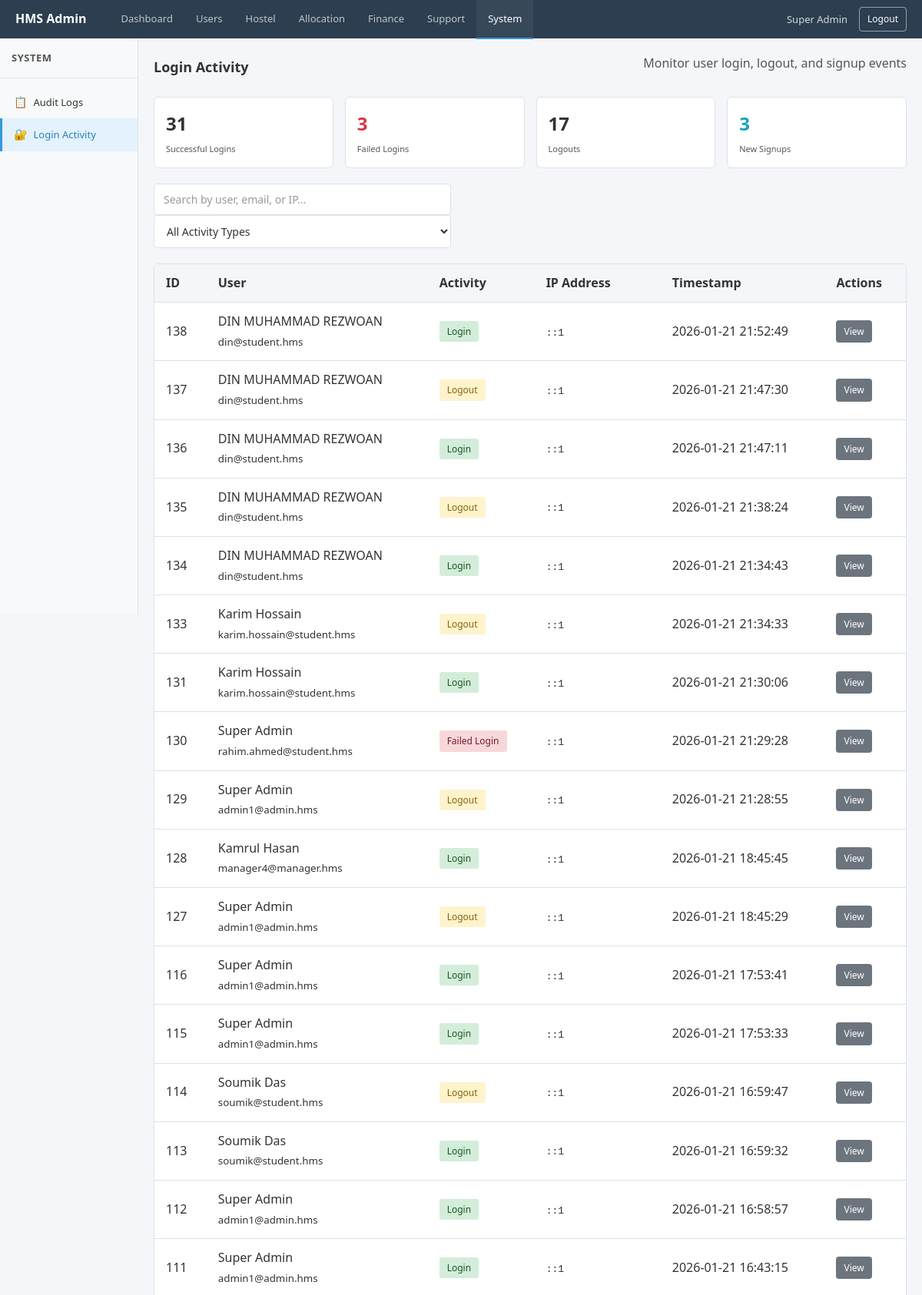
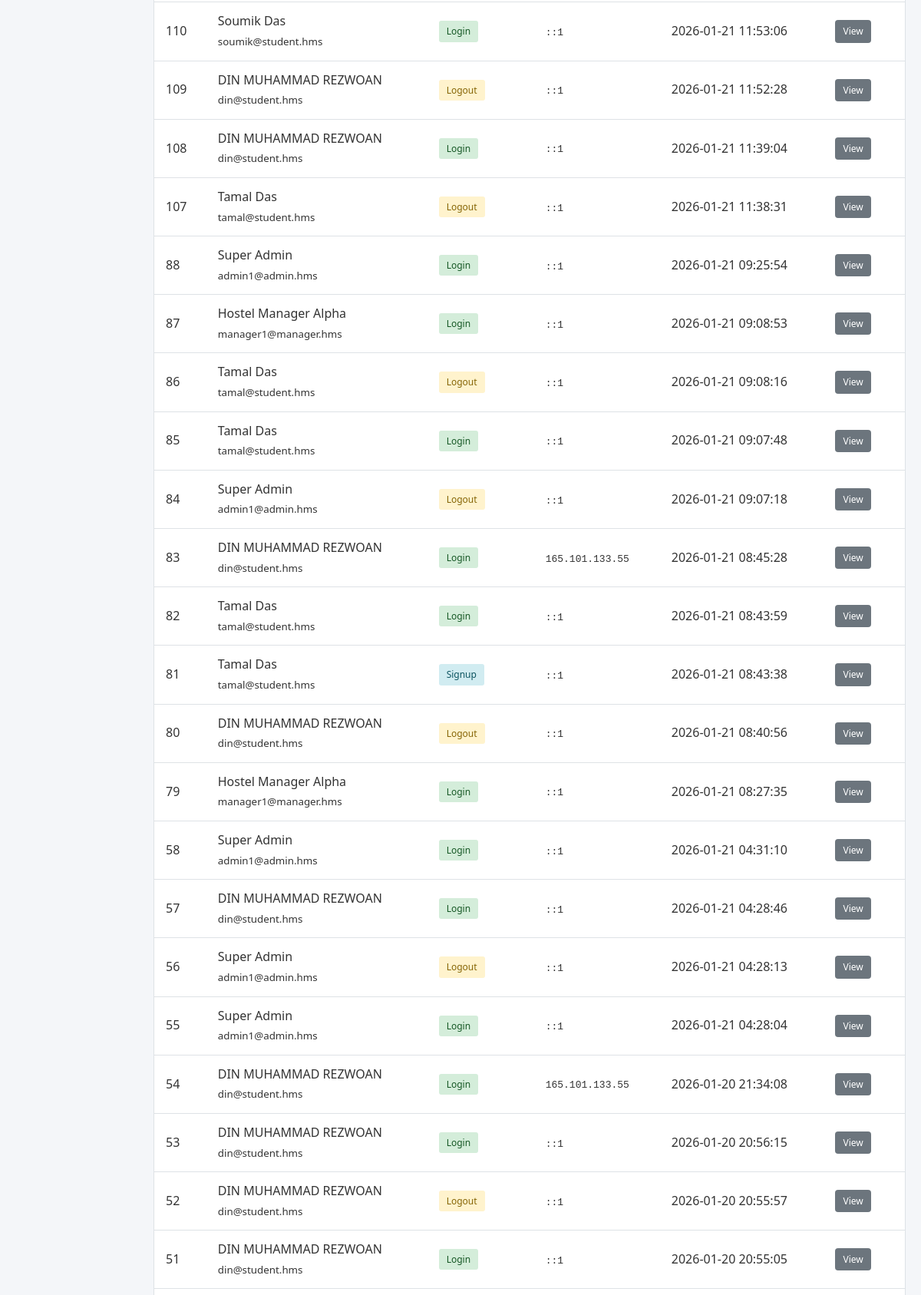
/index.php?page=admin_login_activity (signed in, upper part), run on the app's committed database (2 pictures, top to bottom).
### tables this page shows
CREATE TABLE `audit_logs` (
  `id` bigint UNSIGNED NOT NULL,
  `actor_user_id` bigint UNSIGNED NOT NULL,
  `action` varchar(120) NOT NULL,
  `entity_type` varchar(120) NOT NULL,
  `entity_id` bigint UNSIGNED DEFAULT NULL,
  `meta_json` longtext,
  `created_at` datetime NOT NULL DEFAULT CURRENT_TIMESTAMP
);

CREATE TABLE `users` (
  `id` bigint UNSIGNED NOT NULL,
  `name` varchar(100) NOT NULL,
  `email` varchar(191) NOT NULL,
  `phone` varchar(30) DEFAULT NULL,
  `password_hash` varchar(255) NOT NULL,
  `status` enum('ACTIVE','INACTIVE','LOCKED') NOT NULL DEFAULT 'ACTIVE',
  `created_at` datetime NOT NULL DEFAULT CURRENT_TIMESTAMP,
  `updated_at` datetime NOT NULL DEFAULT CURRENT_TIMESTAMP ON UPDATE CURRENT_TIMESTAMP,
  `last_login_at` datetime DEFAULT NULL
);

### app/Controllers/Admin/AdminLoginActivityController.php (called while the page is built, shortened)
<?php
require_once __DIR__ . '/../../Models/AdminModel.php';
$action = $_GET['action'] ?? 'list';
$data = [];
switch ($action) {
    case 'list':
    default:
        $data['logs'] = getLoginActivityLogs(500);
        $action = 'list';
        break;
}
include __DIR__ . '/../../Views/Admin/LoginActivityView.php';

### app/Models/AdminModel.php (called while the page is built, shortened)
<?php
function getLoginActivityLogs($limit = 500) {
    $conn = dbConnect();
    $sql = "SELECT al.*, u.name as actor_name, u.email as actor_email
            FROM audit_logs al
            LEFT JOIN users u ON al.actor_user_id = u.id
            WHERE al.action IN ('LOGIN', 'LOGIN_FAILED', 'LOGOUT', 'SIGNUP')
            ORDER BY al.id DESC
            LIMIT ?";
    $stmt = mysqli_prepare($conn, $sql);
    mysqli_stmt_bind_param($stmt, "i", $limit);
    mysqli_stmt_execute($stmt);
    $result = mysqli_stmt_get_result($stmt);
    $logs = mysqli_fetch_all($result, MYSQLI_ASSOC);
    return $logs;
}

### app/Views/Admin/LoginActivityView.php (the view, shortened to what this page needs)
<!DOCTYPE html>
<html lang="en">
<head>
    <link rel="stylesheet" href="public/assets/css/style.css">
    <link rel="stylesheet" href="app/Views/Admin/css/admin.css">
</head>
<body>
    <?php include __DIR__ . '/partials/header.php'; ?>
    <div class="admin-layout">
        <?php include __DIR__ . '/partials/sidebar.php'; ?>
        <main class="admin-main">
            <div class="admin-content">
                <?php if ($action === 'view' && isset($data['log'])): ?>
                    <div class="breadcrumb">
                        <a href="index.php?page=admin_login_activity">Login Activity</a>
                        <span>/</span>
                        <span class="current">View Details</span>
                    </div>
                    <div class="detail-card">
                        <h3>Login Activity Entry #<?php echo (int)$data['log']['id']; ?></h3>
                        <?php
                        $metaData = [];
                        if (!empty($data['log']['meta_json'])) {
                            $metaData = json_decode($data['log']['meta_json'], true) ?: [];
                        }
                        ?>
                        <div class="detail-row">
                            <div class="detail-label">User</div>
                            <div class="detail-value">
                                <?php echo htmlspecialchars($data['log']['user_name'] ?? 'Unknown'); ?>
                                <?php if (!empty($data['log']['user_email'])): ?>
                                    (<?php echo htmlspecialchars($data['log']['user_email']); ?>)
                                <?php endif; ?>
                            </div>
                        </div>
                        <div class="detail-row">
                            <div class="detail-label">Action</div>
                            <div class="detail-value">
                                <?php
                                $actionType = $data['log']['action'] ?? '';
                                $actionClass = 'badge-info';
                                $actionLabel = $actionType;
                                switch ($actionType) {
                                    case 'LOGIN': $actionClass = 'badge-success'; $actionLabel = 'Login Success'; break;
                                    case 'LOGIN_FAILED': $actionClass = 'badge-danger'; $actionLabel = 'Login Failed'; break;
                                    case 'LOGOUT': $actionClass = 'badge-warning'; $actionLabel = 'Logout'; break;
                                    case 'SIGNUP': $actionClass = 'badge-info'; $actionLabel = 'New Signup'; break;
                                }
                                ?>
                                <span class="badge <?php echo $actionClass; ?>"><?php echo htmlspecialchars($actionLabel); ?></span>
                            </div>
                        </div>
                        <div class="detail-row">
                            <div class="detail-label">Timestamp</div>
                            <div class="detail-value"><?php echo htmlspecialchars($data['log']['created_at'] ?? ''); ?></div>
                        </div>
                        <?php if (!empty($metaData['ip_address'])): ?>
                        <div class="detail-row">
                            <div class="detail-label">IP Address</div>
                            <div class="detail-value"><code><?php echo htmlspecialchars($metaData['ip_address']); ?></code></div>
                        </div>
                        <?php endif; ?>
                        <?php if (!empty($metaData['email'])): ?>
                        <div class="detail-row">
                            <div class="detail-label">Email Used</div>
                            <div class="detail-value"><?php echo htmlspecialchars($metaData['email']); ?></div>
                        </div>
                        <?php endif; ?>
                        <?php if (isset($metaData['success'])): ?>
                        <div class="detail-row">
                            <div class="detail-label">Status</div>
                            <div class="detail-value">
                                <?php if ($metaData['success']): ?>
                                    <span class="badge badge-success">Success</span>
                                <?php else: ?>
                                    <span class="badge badge-danger">Failed</span>
                                <?php endif; ?>
                            </div>
                        </div>
                        <?php endif; ?>
                        <?php if (!empty($metaData['user_agent'])): ?>
                        <div class="detail-row">
                            <div class="detail-label">Browser/Device</div>
                            <div class="detail-value"><small><?php echo htmlspecialchars($metaData['user_agent']); ?></small></div>
                        </div>
                        <?php endif; ?>
                        <?php if (!empty($metaData['remember_me'])): ?>
                        <div class="detail-row">
                            <div class="detail-label">Remember Me</div>
                            <div class="detail-value">
                                <span class="badge badge-info">Enabled</span>
                            </div>
                        </div>
                        <?php endif; ?>
                        <div class="form-actions">
                            <a href="index.php?page=admin_login_activity" class="btn btn-secondary">Back to Login Activity</a>
                        </div>
                    </div>
                <?php else: ?>
                    <div class="page-header">
                        <h2>Login Activity</h2>
                        <p class="text-muted">Monitor user login, logout, and signup events</p>
                    </div>
                    <div class="stats-grid stats-grid-4">
                        <?php
                        $stats = [
                            'logins' => 0,
                            'failed' => 0,
                            'logouts' => 0,
                            'signups' => 0
                        ];
                        if (!empty($data['logs'])) {
                            foreach ($data['logs'] as $log) {
                                switch ($log['action']) {
                                    case 'LOGIN': $stats['logins']++; break;
                                    case 'LOGIN_FAILED': $stats['failed']++; break;
                                    case 'LOGOUT': $stats['logouts']++; break;
                                    case 'SIGNUP': $stats['signups']++; break;
                                }
                            }
                        }
                        ?>
                        <div class="stat-card">
                            <div class="stat-value"><?php echo $stats['logins']; ?></div>
                            <div class="stat-label">Successful Logins</div>
                        </div>
                        <div class="stat-card">
                            <div class="stat-value" style="color: #dc3545;"><?php echo $stats['failed']; ?></div>
                            <div class="stat-label">Failed Logins</div>
                        </div>
                        <div class="stat-card">
                            <div class="stat-value"><?php echo $stats['logouts']; ?></div>
                            <div class="stat-label">Logouts</div>
                        </div>
                        <div class="stat-card">
                            <div class="stat-value" style="color: #17a2b8;"><?php echo $stats['signups']; ?></div>
                            <div class="stat-label">New Signups</div>
                        </div>
                    </div>
                    <div class="filter-bar">
                        <div class="filter-form">
                            <input type="text" id="logSearch" class="form-control" placeholder="Search by user, email, or IP..." data-table-search="loginActivityTable">
                            <select id="actionFilter" class="form-control" data-filter-table="loginActivityTable" data-filter-column="2">
                                <option value="">All Activity Types</option>
                            </select>
                        </div>
                    </div>
                    <div class="table-card">
                        <div class="table-responsive">
                            <table class="table" id="loginActivityTable">
                                <thead>
                                    <tr>
                                        <th>ID</th>
                                        <th>User</th>
                                        <th>Activity</th>
                                        <th>IP Address</th>
                                        <th>Timestamp</th>
                                        <th>Actions</th>
                                    </tr>
                                </thead>
                                <tbody>
                                    <?php if (!empty($data['logs'])): ?>
                                        <?php foreach ($data['logs'] as $log): ?>
                                            <?php
                                            $metaData = [];
                                            if (!empty($log['meta_json'])) {
                                                $metaData = json_decode($log['meta_json'], true) ?: [];
                                            }
                                            ?>
                                            <tr>
                                                <td><?php echo (int)$log['id']; ?></td>
                                                <td>
                                                    <?php
                                                    $userName = $log['actor_name'] ?? 'Unknown';
                                                    $userEmail = $metaData['email'] ?? $log['actor_email'] ?? '';
                                                    echo htmlspecialchars($userName);
                                                    if (!empty($userEmail)) {
                                                        echo '<br><small class="text-muted">' . htmlspecialchars($userEmail) . '</small>';
                                                    }
                                                    ?>
                                                </td>
                                                <td>
                                                    <?php
                                                    $actionType = $log['action'] ?? '';
                                                    $actionClass = 'badge-info';
                                                    $actionLabel = $actionType;
                                                    switch ($actionType) {
                                                        case 'LOGIN': $actionClass = 'badge-success'; $actionLabel = 'Login'; break;
                                                        case 'LOGIN_FAILED': $actionClass = 'badge-danger'; $actionLabel = 'Failed Login'; break;
                                                        case 'LOGOUT': $actionClass = 'badge-warning'; $actionLabel = 'Logout'; break;
                                                        case 'SIGNUP': $actionClass = 'badge-info'; $actionLabel = 'Signup'; break;
                                                    }
                                                    ?>
                                                    <span class="badge <?php echo $actionClass; ?>">
                                                        <?php echo htmlspecialchars($actionLabel); ?>
                                                    </span>
                                                </td>
                                                <td>
                                                    <?php if (!empty($metaData['ip_address'])): ?>
                                                        <code><?php echo htmlspecialchars($metaData['ip_address']); ?></code>
                                                    <?php else: ?>
                                                        <span class="text-muted">-</span>
                                                    <?php endif; ?>
                                                </td>
                                                <td><?php echo htmlspecialchars($log['created_at'] ?? ''); ?></td>
                                                <td>
                                                    <a href="index.php?page=admin_login_activity&action=view&id=<?php echo (int)$log['id']; ?>" class="btn btn-sm btn-secondary">View</a>
                                                </td>
                                            </tr>
                                        <?php endforeach; ?>
                                    <?php else: ?>
                                        <tr>
                                            <td colspan="6" class="empty-state">No login activity recorded yet</td>
                                        </tr>
                                    <?php endif; ?>
                                </tbody>
                            </table>
                        </div>
                    </div>
                <?php endif; ?>
            </div>
        </main>
    </div>
</body>
</html>

### data on the page
audit_logs: id "138", actor_user.name "DIN MUHAMMAD REZWOAN", meta_json "din@student.hms", action "Login", meta_json "::1", created_at "2026-01-21 21:52:49"
audit_logs: id "137", actor_user.name "DIN MUHAMMAD REZWOAN", actor_user.email "din@student.hms", action "Logout", meta_json "::1", created_at "2026-01-21 21:47:30"
audit_logs: id "136", actor_user.name "DIN MUHAMMAD REZWOAN", meta_json "din@student.hms", action "Login", meta_json "::1", created_at "2026-01-21 21:47:11"
audit_logs: id "135", actor_user.name "DIN MUHAMMAD REZWOAN", actor_user.email "din@student.hms", action "Logout", meta_json "::1", created_at "2026-01-21 21:38:24"
audit_logs: id "134", actor_user.name "DIN MUHAMMAD REZWOAN", meta_json "din@student.hms", action "Login", meta_json "::1", created_at "2026-01-21 21:34:43"
audit_logs: id "133", actor_user.name "Karim Hossain", actor_user.email "karim.hossain@student.hms", action "Logout", meta_json "::1", created_at "2026-01-21 21:34:33"
audit_logs: id "131", actor_user.name "Karim Hossain", meta_json "karim.hossain@student.hms", action "Login", meta_json "::1", created_at "2026-01-21 21:30:06"
audit_logs: id "130", actor_user.name "Super Admin", meta_json "rahim.ahmed@student.hms", action "Failed Login", meta_json "::1", created_at "2026-01-21 21:29:28"
audit_logs: id "129", actor_user.name "Super Admin", actor_user.email "admin1@admin.hms", action "Logout", meta_json "::1", created_at "2026-01-21 21:28:55"
audit_logs: id "128", actor_user.name "Kamrul Hasan", meta_json "manager4@manager.hms", action "Login", meta_json "::1", created_at "2026-01-21 18:45:45"
audit_logs: id "127", actor_user.name "Super Admin", actor_user.email "admin1@admin.hms", action "Logout", meta_json "::1", created_at "2026-01-21 18:45:29"
audit_logs: id "116", actor_user.name "Super Admin", meta_json "admin1@admin.hms", action "Login", meta_json "::1", created_at "2026-01-21 17:53:41"
audit_logs: id "115", actor_user.name "Super Admin", meta_json "admin1@admin.hms", action "Login", meta_json "::1", created_at "2026-01-21 17:53:33"
audit_logs: id "114", actor_user.name "Soumik Das", actor_user.email "soumik@student.hms", action "Logout", meta_json "::1", created_at "2026-01-21 16:59:47"
audit_logs: id "113", actor_user.name "Soumik Das", meta_json "soumik@student.hms", action "Login", meta_json "::1", created_at "2026-01-21 16:59:32"
audit_logs: id "112", actor_user.name "Super Admin", meta_json "admin1@admin.hms", action "Login", meta_json "::1", created_at "2026-01-21 16:58:57"
audit_logs: id "111", actor_user.name "Super Admin", meta_json "admin1@admin.hms", action "Login", meta_json "::1", created_at "2026-01-21 16:43:15"
audit_logs: id "110", actor_user.name "Soumik Das", meta_json "soumik@student.hms", action "Login", meta_json "::1", created_at "2026-01-21 11:53:06"
audit_logs: id "109", actor_user.name "DIN MUHAMMAD REZWOAN", actor_user.email "din@student.hms", action "Logout", meta_json "::1", created_at "2026-01-21 11:52:28"
audit_logs: id "108", actor_user.name "DIN MUHAMMAD REZWOAN", meta_json "din@student.hms", action "Login", meta_json "::1", created_at "2026-01-21 11:39:04"
audit_logs: id "107", actor_user.name "Tamal Das", actor_user.email "tamal@student.hms", action "Logout", meta_json "::1", created_at "2026-01-21 11:38:31"
audit_logs: id "88", actor_user.name "Super Admin", meta_json "admin1@admin.hms", action "Login", meta_json "::1", created_at "2026-01-21 09:25:54"
audit_logs: id "87", actor_user.name "Hostel Manager Alpha", meta_json "manager1@manager.hms", action "Login", meta_json "::1", created_at "2026-01-21 09:08:53"
audit_logs: id "86", actor_user.name "Tamal Das", actor_user.email "tamal@student.hms", action "Logout", meta_json "::1", created_at "2026-01-21 09:08:16"
audit_logs: id "85", actor_user.name "Tamal Das", meta_json "tamal@student.hms", action "Login", meta_json "::1", created_at "2026-01-21 09:07:48"
audit_logs: id "84", actor_user.name "Super Admin", actor_user.email "admin1@admin.hms", action "Logout", meta_json "::1", created_at "2026-01-21 09:07:18"
audit_logs: id "83", actor_user.name "DIN MUHAMMAD REZWOAN", meta_json "din@student.hms", action "Login", meta_json "165.101.133.55", created_at "2026-01-21 08:45:28"
audit_logs: id "82", actor_user.name "Tamal Das", meta_json "tamal@student.hms", action "Login", meta_json "::1", created_at "2026-01-21 08:43:59"
audit_logs: id "81", actor_user.name "Tamal Das", meta_json "tamal@student.hms", action "Signup", meta_json "::1", created_at "2026-01-21 08:43:38"
audit_logs: id "80", actor_user.name "DIN MUHAMMAD REZWOAN", actor_user.email "din@student.hms", action "Logout", meta_json "::1", created_at "2026-01-21 08:40:56"
audit_logs: id "79", actor_user.name "Hostel Manager Alpha", meta_json "manager1@manager.hms", action "Login", meta_json "::1", created_at "2026-01-21 08:27:35"
audit_logs: id "58", actor_user.name "Super Admin", meta_json "admin1@admin.hms", action "Login", meta_json "::1", created_at "2026-01-21 04:31:10"
audit_logs: id "57", actor_user.name "DIN MUHAMMAD REZWOAN", meta_json "din@student.hms", action "Login", meta_json "::1", created_at "2026-01-21 04:28:46"
audit_logs: id "56", actor_user.name "Super Admin", actor_user.email "admin1@admin.hms", action "Logout", meta_json "::1", created_at "2026-01-21 04:28:13"
audit_logs: id "55", actor_user.name "Super Admin", meta_json "admin1@admin.hms", action "Login", meta_json "::1", created_at "2026-01-21 04:28:04"
audit_logs: id "54", actor_user.name "DIN MUHAMMAD REZWOAN", meta_json "din@student.hms", action "Login", meta_json "165.101.133.55", created_at "2026-01-20 21:34:08"
audit_logs: id "53", actor_user.name "DIN MUHAMMAD REZWOAN", meta_json "din@student.hms", action "Login", meta_json "::1", created_at "2026-01-20 20:56:15"
audit_logs: id "52", actor_user.name "DIN MUHAMMAD REZWOAN", actor_user.email "din@student.hms", action "Logout", meta_json "::1", created_at "2026-01-20 20:55:57"
audit_logs: id "51", actor_user.name "DIN MUHAMMAD REZWOAN", meta_json "din@student.hms", action "Login", meta_json "::1", created_at "2026-01-20 20:55:05"

### other printed values
$_SESSION['user_name'] "Super Admin"
$sidebarTitle "SYSTEM"
$link['icon'] "📋"
$link['label'] "Audit Logs"
$link['icon'] "🔐"
$link['label'] "Login Activity"
$stats['logins'] "31"
$stats['failed'] "3"
$stats['logouts'] "17"
$stats['signups'] "3"
